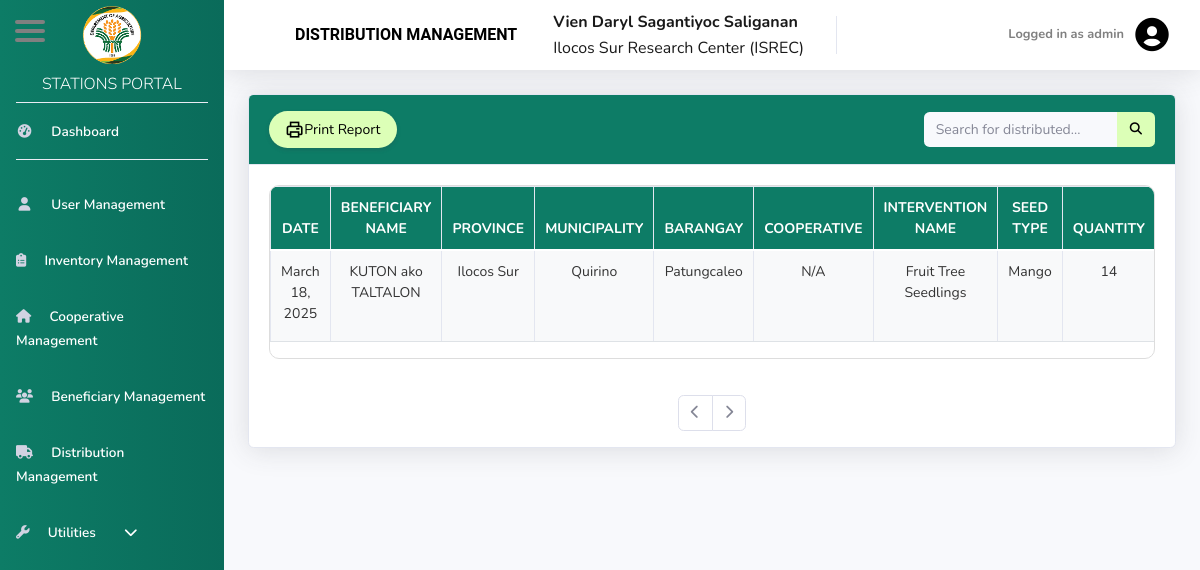
The page /admin/3DistributionManagement.php (signed in) on the database as committed earlier.
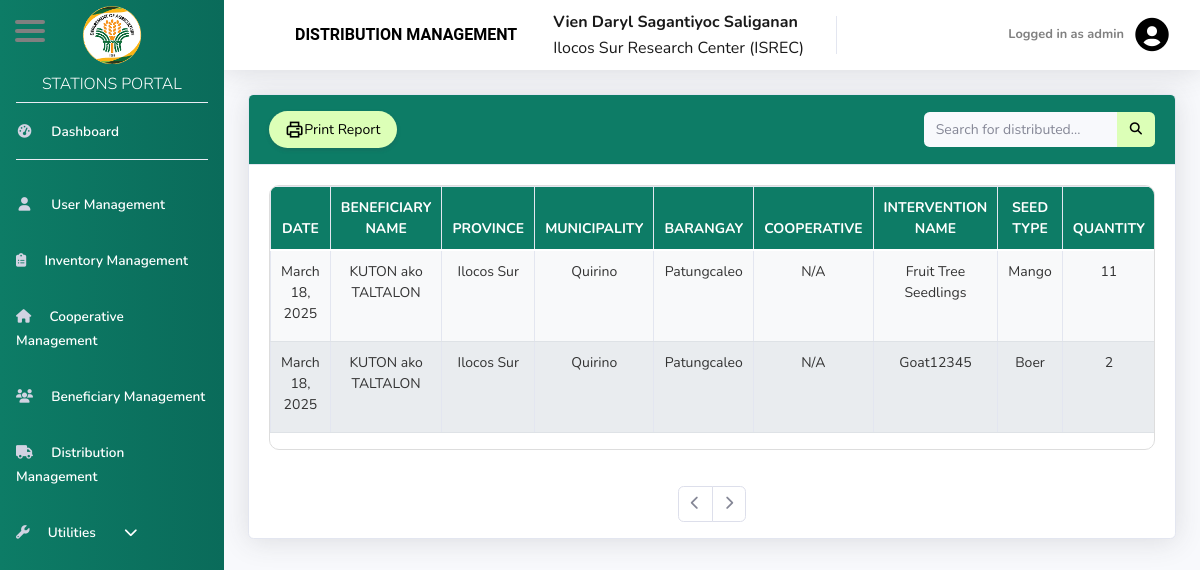
The same page on the database as committed later.
### tables this page shows
CREATE TABLE `tbl_distribution` (
  `distribution_id` int(11) NOT NULL,
  `intervention_id` int(11) NOT NULL,
  `beneficiary_id` int(11) NOT NULL,
  `quantity` int(11) NOT NULL,
  `seed_id` int(11) NOT NULL,
  `station_id` int(8) NOT NULL,
  `distribution_date` date NOT NULL,
  `archived_at` timestamp NULL DEFAULT NULL
);

CREATE TABLE `tbl_beneficiary` (
  `beneficiary_id` int(11) NOT NULL,
  `fname` varchar(255) NOT NULL,
  `mname` varchar(255) DEFAULT NULL,
  `lname` varchar(255) NOT NULL,
  `province_name` varchar(255) NOT NULL,
  `municipality_name` varchar(255) NOT NULL,
  `barangay_name` varchar(255) NOT NULL,
  `StreetPurok` varchar(100) NOT NULL,
  `station_id` int(8) NOT NULL,
  `coop_id` int(8) NOT NULL,
  `beneficiary_type` varchar(100) NOT NULL,
  `birthdate` date NOT NULL,
  `Sex` varchar(100) NOT NULL,
  `rsbsa_no` varchar(15) DEFAULT NULL,
  `if_applicable` varchar(100) NOT NULL,
  `contact_no` char(11) NOT NULL,
  `beneficiary_category` varchar(100) NOT NULL
);

CREATE TABLE `tbl_intervention_type` (
  `int_type_id` int(8) NOT NULL,
  `intervention_name` varchar(100) NOT NULL,
  `station_id` int(8) NOT NULL,
  `archived_at` timestamp NULL DEFAULT NULL
);

CREATE TABLE `tbl_seed_type` (
  `seed_id` int(8) NOT NULL,
  `seed_name` varchar(100) NOT NULL,
  `int_type_id` int(8) NOT NULL,
  `station_id` int(8) NOT NULL,
  `archived_at` timestamp NULL DEFAULT NULL
);

### admin/3DistributionManagement.php (the view, shortened to what the changed rows need)
<?php
include('includes/header.php');
?>
<div id="content-wrapper" class="d-flex flex-column">
    <div id="content">
        <div class="container-fluid">
            <div class="card shadow mb-4">
                <div id="tab1" class="tab-content active">
                    <div class="card-body">
                        <div class="table-responsive">
                            <?php
                            include('../conn.php');
                            $user_id = $_SESSION['uid'];
                            $stationQuery = $conn->prepare("SELECT station_id FROM tbl_user WHERE uid = ?");
                            $stationQuery->bind_param("i", $user_id);
                            $stationQuery->execute();
                            $stationQuery->bind_result($station_id);
                            $entries_per_page = 10;
                            $page = isset($_GET['page']) ? (int)$_GET['page'] : 1;
                            $offset = ($page - 1) * $entries_per_page;
                            $query = "SELECT
                                            d.distribution_id,
                                            d.distribution_date,
                                            CONCAT(b.fname, ' ', IFNULL(b.mname, ''), ' ', b.lname) AS beneficiary_name,
                                            b.province_name,
                                            b.municipality_name,
                                            b.barangay_name,
                                            IF(b.coop_id = 0, 'N/A', c.cooperative_name) AS cooperative_name,
                                            it.intervention_name,
                                            st.seed_name,
                                            d.quantity
                                        FROM
                                            tbl_distribution AS d
                                        INNER JOIN
                                            tbl_beneficiary AS b ON d.beneficiary_id = b.beneficiary_id
                                        INNER JOIN
                                            tbl_seed_type AS st ON d.seed_id = st.seed_id
                                        INNER JOIN
                                            tbl_intervention_type AS it ON d.intervention_id = it.int_type_id
                                        LEFT JOIN
                                            tbl_cooperative AS c ON b.coop_id = c.coop_id
                                        WHERE
                                            d.station_id = ?
                                            AND (d.archived_at IS NULL OR d.archived_at = '') -- Ensures archived records are not shown
                                        ORDER BY
                                            d.distribution_date DESC
                                        LIMIT $offset, $entries_per_page;";
                            $stmt = $conn->prepare($query);
                            $stmt->bind_param("i", $station_id);
                            $stmt->execute();
                            $result = $stmt->get_result();
                            ?>
                            <div style="max-height: 430px; overflow: auto; width: 100%; border: 1px solid #ddd; border-radius: 10px;">
                                <table class="table table-bordered text-center" width="100%" cellspacing="0">
                                    <thead class="thead" style="background-color: #0D7C66; color: white;">
                                        <tr>
                                            <th>Date</th>
                                            <th>Beneficiary Name</th>
                                            <th>Province</th>
                                            <th>Municipality</th>
                                            <th>Barangay</th>
                                            <th>Cooperative</th>
                                            <th>Intervention Name</th>
                                            <th>Seed Type</th>
                                            <th>Quantity</th>
                                        </tr>
                                    </thead>
                                    <tbody id="dataTable3" style="color: black;">
                                        <?php
                                        if ($result->num_rows > 0) {
                                            while ($data = $result->fetch_assoc()) {
                                                $beneficiary_name = $data['beneficiary_name'];
                                                $province = $data['province_name'];
                                                $municipality = $data['municipality_name'];
                                                $barangay = $data['barangay_name'];
                                                $cooperative_name = $data['cooperative_name'];
                                                $intervention_name = $data['intervention_name'];
                                                $seed_name = $data['seed_name'];
                                                $quantity = $data['quantity'];
                                                $date = date("F j, Y", strtotime($data['distribution_date']));
                                        ?>
                                                <tr>
                                                    <td><?php echo htmlspecialchars($date); ?></td>
                                                    <td><?php echo htmlspecialchars($beneficiary_name); ?></td>
                                                    <td><?php echo htmlspecialchars($province); ?></td>
                                                    <td><?php echo htmlspecialchars($municipality); ?></td>
                                                    <td><?php echo htmlspecialchars($barangay); ?></td>
                                                    <td><?php echo htmlspecialchars($cooperative_name); ?></td>
                                                    <td><?php echo htmlspecialchars($intervention_name); ?></td>
                                                    <td><?php echo htmlspecialchars($seed_name); ?></td>
                                                    <td><?php echo htmlspecialchars($quantity); ?></td>
                                                </tr>
                                        <?php
                                            }
                                        } else {
                                            echo "<tr><td colspan='10' class='text-center'>No records found</td></tr>";
                                        }
                                        ?>
                                    </tbody>
                                </table>
                            </div>
                        </div>
                    </div>
                </div>
            </div>
        </div>
    </div>
</div>
</div>
<link rel="stylesheet" href="https://unpkg.com/boxicons@2.1.4/css/boxicons.min.css">
<?php
include('includes/footer.php');
?>

Rows that differ between the two databases and show on the page:
changed tbl_distribution "Fruit Tree Seedlings": quantity "14" → "11"
added tbl_distribution: distribution_date "March 18, 2025", beneficiary_name "KUTON ako TALTALON", beneficiary.province_name "Ilocos Sur", beneficiary.municipality_name "Quirino", beneficiary.barangay_name "Patungcaleo", cooperative_name "N/A", tbl_intervention_type.intervention_name "Goat12345", seed.seed_name "Boer", quantity "2"
